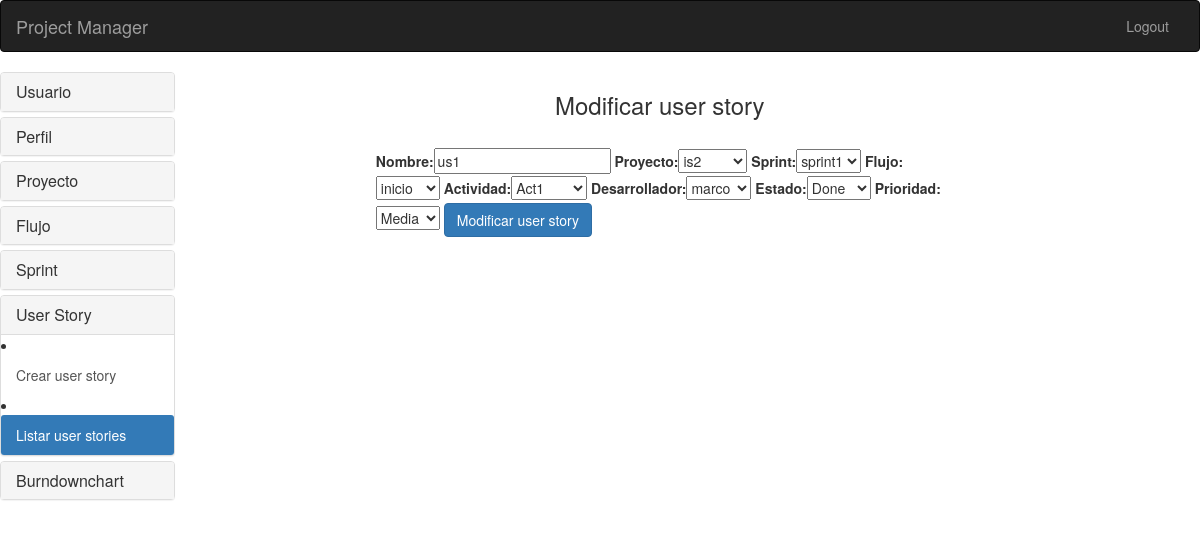
/userstory/modificar_userstory/1/, run on an earlier commit of the app's database.
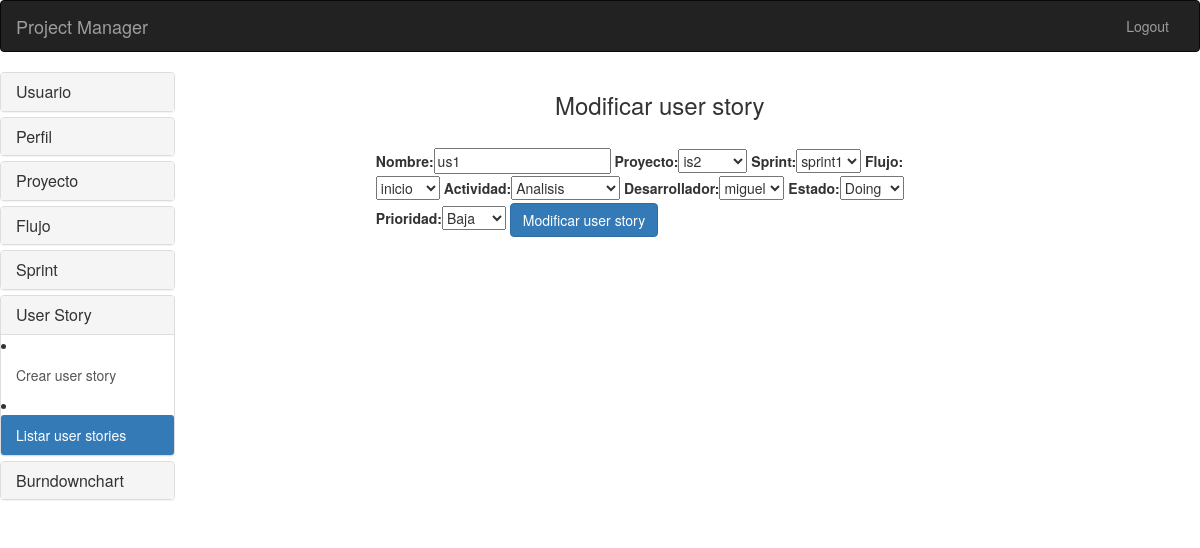
And on a later commit of the database.
### apps/userstory/models.py (models this page shows, shortened)
class UserStory(models.Model):
	ESTADOS = (
		('Todo', 'To do'),
		('Doing', 'Doing'),
		('Done', 'Done'),
		)
	PRIORIDADES = (
		('Baja', 'Baja'),
		('Media', 'Media'),
		('Alta', 'Alta'),
		)
	nombre = models.CharField(max_length=200)
	proyecto = models.ForeignKey(Proyecto)
	sprint = models.ForeignKey(Sprint, null=True)
	flujo = models.ForeignKey(Flujo, null=True)
	actividad = models.ForeignKey(Actividad)
	desarrollador = models.ForeignKey(User, null=True)
	estado = models.CharField(max_length=200, choices=ESTADOS)
	prioridad = models.CharField(max_length=200, choices=PRIORIDADES, null=True)

### apps/proyecto/models.py (models this page shows)
class Proyecto(models.Model):
	nombre = models.CharField(max_length=200)
	codigo = models.IntegerField(default=0)
	fecha_inicio = models.DateField(null=True)
	fecha_fin = models.DateField(null=True)
	cliente = models.CharField(max_length=200)
	descripcion = models.TextField(max_length=200)
	def __str__(self):
		return self.nombre

### apps/sprint/models.py (models this page shows)
class Sprint(models.Model):
	ESTADOS = (
		('Activo', 'Activo'),
		('No activo', 'No activo'),
		)
	nombre = models.CharField(max_length=200)
	proyecto = models.ForeignKey(Proyecto)
	fecha_inicio = models.DateField()
	fecha_fin = models.DateField()
	estado = models.CharField(max_length=15, choices=ESTADOS)
	descripcion = models.TextField(max_length=200)
	def __str__(self):
		return self.nombre

### apps/flujo/models.py (models this page shows)
class Flujo(models.Model):
	nombre = models.CharField(max_length=200)
	proyecto = models.ForeignKey(Proyecto, null=True)
	def __str__(self):
		return self.nombre

class Actividad(models.Model):
	nombre = models.CharField(max_length=200)
	flujo = models.ForeignKey(Flujo)
	def __str__(self):
		return self.nombre

### apps/userstory/views.py (the view)
# urls.py: url(r'^modificar_userstory/(?P<userstory_id>\d+)/$', views.modificar_userstory, name='modificar_userstory'),
def modificar_userstory(request, userstory_id):
    userstory = UserStory.objects.get(pk=userstory_id)
    form = UserStoryModelForm(instance=userstory)
    if request.method == 'POST':
        form = UserStoryModelForm(request.POST, instance=userstory)
        if form.is_valid():
            form.save()
            return HttpResponseRedirect(reverse('userstory:listar_userstories'))
    context = {'form':form, 'userstory_id':userstory_id}
    return render(request, 'userstory/modificar_userstory.html', context)

### apps/userstory/forms.py
class UserStoryModelForm(forms.ModelForm):
	class Meta:
		model = UserStory
		fields = '__all__'

### templates/userstory/modificar_userstory.html (shortened to what this page needs)
<!DOCTYPE html>
<html lang="en">
<head>
<link href="{{ STATIC_URL }}/bootstrap-3.3.4-dist/css/bootstrap.min.css"
	rel="stylesheet">
</head>
<body>
	<nav class="navbar navbar-inverse">
		<div class="container-fluid">
			<div class="navbar-header">
				<a class="navbar-brand" href="{% url 'inicio:menu' %}">Project
					Manager</a>
			</div>
			<div class="pull-right">
				<ul class="nav navbar-nav">
					<li><a href="{% url 'inicio:salir' %}">Logout</a></li>
				</ul>
			</div>
		</div>
	</nav>
	<div class="row">
		<div class="col-sm-2">
			<div class="panel-group" id="accordion" role="tablist"
				aria-multiselectable="true">
				<div class="panel panel-default">
					<div class="panel-heading" role="tab" id="headingOne">
						<h4 class="panel-title">
							<a data-toggle="collapse" data-parent="#accordion"
								href="#collapseOne" aria-expanded="true"
								aria-controls="collapseOne"> Usuario </a>
						</h4>
					</div>
				</div>
				<div class="panel panel-default">
					<div class="panel-heading" role="tab" id="headingTwo">
						<h4 class="panel-title">
							<a class="collapsed" data-toggle="collapse"
								data-parent="#accordion" href="#collapseTwo"
								aria-expanded="false" aria-controls="collapseTwo"> Perfil </a>
						</h4>
					</div>
				</div>
				<div class="panel panel-default">
					<div class="panel-heading" role="tab" id="headingThree">
						<h4 class="panel-title">
							<a class="collapsed" data-toggle="collapse"
								data-parent="#accordion" href="#collapseThree"
								aria-expanded="false" aria-controls="collapseThree">
								Proyecto </a>
						</h4>
					</div>
				</div>
				<div class="panel panel-default">
					<div class="panel-heading" role="tab" id="headingThree">
						<h4 class="panel-title">
							<a class="collapsed" data-toggle="collapse"
								data-parent="#accordion" href="#cuatro" aria-expanded="false"
								aria-controls="cuatro"> Flujo </a>
						</h4>
					</div>
				</div>
				<div class="panel panel-default">
					<div class="panel-heading" role="tab" id="headingThree">
						<h4 class="panel-title">
							<a class="collapsed" data-toggle="collapse"
								data-parent="#accordion" href="#cinco" aria-expanded="false"
								aria-controls="cinco"> Sprint </a>
						</h4>
					</div>
				</div>
				<div class="panel panel-default">
					<div class="panel-heading" role="tab" id="headingThree">
						<h4 class="panel-title">
							<a class="collapsed" data-toggle="collapse"
								data-parent="#accordion" href="#seis" aria-expanded="false"
								aria-controls="seis"> User Story </a>
						</h4>
					</div>
					<div id="seis" class="panel-collapse collapse in" role="tabpanel"
						aria-labelledby="headingThree">
						<div class="list-group">
							<li><a href="{% url 'userstory:crear_userstory' %}"
								class="list-group-item">Crear user story</a></li>
							<li><a href="{% url 'userstory:listar_userstories' %}"
								class="list-group-item active">Listar user stories</a></li>
						</div>
					</div>
				</div>
				<div class="panel panel-default">
					<div class="panel-heading" role="tab" id="burn">
						<h4 class="panel-title">
							<a class="collapsed" data-toggle="collapse"
								data-parent="#accordion" href="#siete" aria-expanded="false"
								aria-controls="siete"> Burndownchart </a>
						</h4>
					</div>
				</div>
			</div>
		</div>
		<div class="col-sm-10">
			<div class="row">
				<div class="col-md-2"></div>
				<div class="col-md-7">
					<h3 align="center">Modificar user story</h3>
					<form
						action="{% url 'userstory:modificar_userstory' userstory_id %}"
						method="post">
						{% csrf_token %} {% load bootstrap %} {{ form|bootstrap }} <input
							class="btn btn-primary" type='submit'
							value='Modificar user story' />
					</form>
				</div>
				<div class="col-md-3"></div>
			</div>
		</div>
	</div>
</body>
</html>

What changed in the data, as far as the page shows it:
changed UserStory "is2": actividad "Act1" → "Analisis"; desarrollador "marco" → "miguel"; estado "Done" → "Doing"; prioridad "Media" → "Baja"
